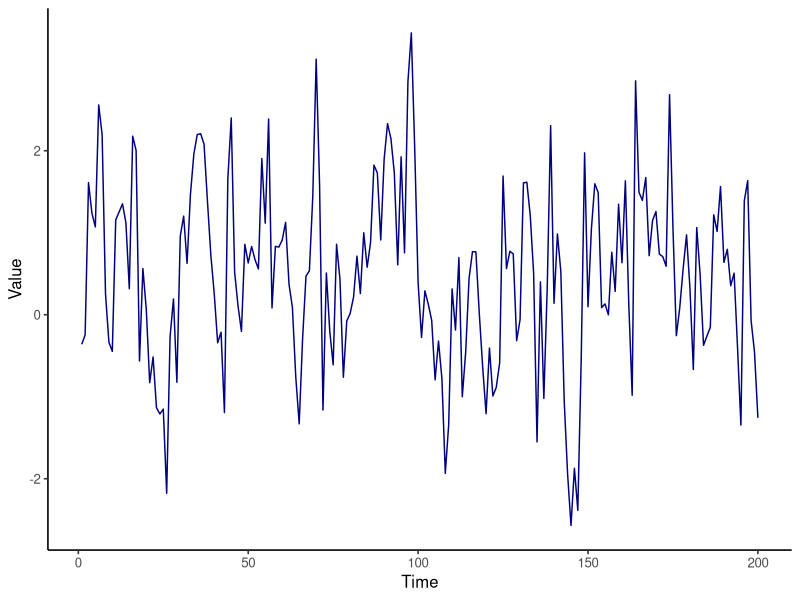
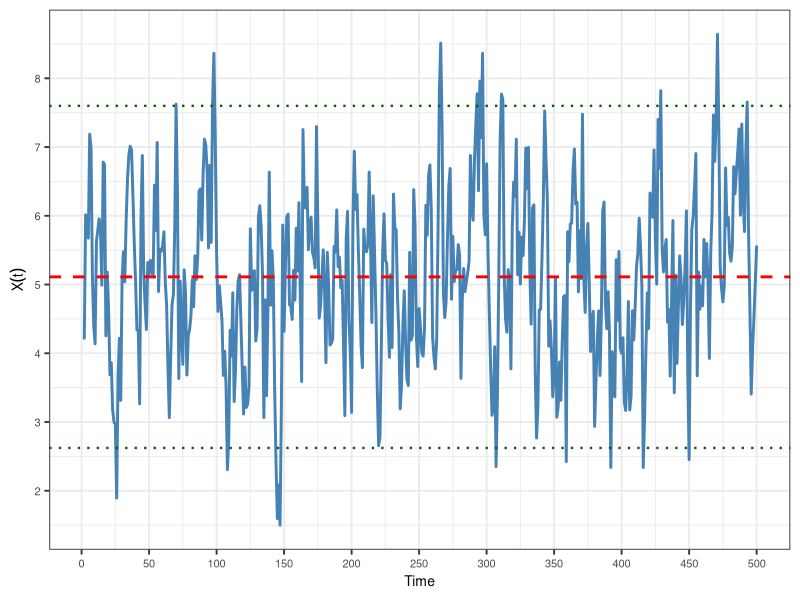
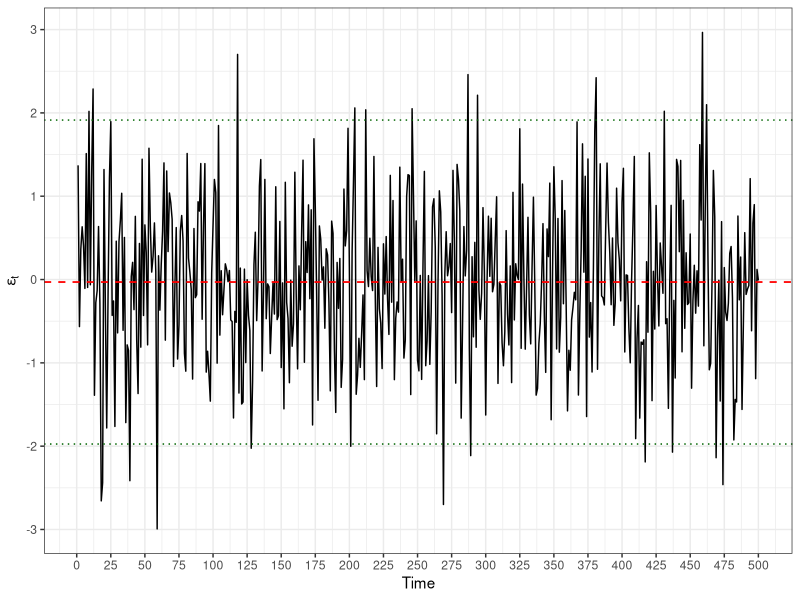

The R source for these figures, in order:
## ---- chunk 1
#| echo: false
#| include: false
#| warning: false
#| message: false
#| caption: "Simulated Stationary Time Series"
#| fig.cap: "A simulated stationary time series"
#| fig.width: 4
#| fig.height: 3
library(ggplot2)
set.seed(123)
n <- 100
library(ggplot2)  # Load required library
library(ggpubr)  # Load ggpubr for theme_classic2

# Function to generate a stationary time series
# y_t = c + \phi *y_{t-1} + \epsilon_t
ar1_time_series <- function(n, c, phi) {
  # Generate white noise
  epsilon <- rnorm(n, mean = 0, sd = 1)
  
  # Initialize the time series
  y <- numeric(n)
  y[1] <- c + epsilon[1]  # Initial value
  
  # Generate the time series
  for (t in 2:n) {
    y[t] <- c + phi * y[t - 1] + epsilon[t]
  }  # Added missing closing brace
  
  return(y)
}  # Fixed brace placement

# Define n before using it
n <- 200  # Add this line
c <- 0.2  # Constant term
phi <- 0.6  # Autoregressive coefficient

# Generate an AR(1) time series
data <- data.frame(
  time = 1:n,
  time_series = ar1_time_series(n, c, phi)
)

# Plot the time series using ggplot2
ggplot(data, aes(x = time, y = time_series)) +
  geom_line(color = "navy") +
  labs(
    x = "Time",
    y = "Value"
  ) +
  theme_classic2() +
  theme(plot.title = element_text(hjust = 0.5))

## ---- chunk 2
# Simulate a stationary AR(1) process
#| echo: false
set.seed(123)
n <- 500
phi <- 0.7
mu <- 5
sigma <- 1
x <- numeric(n)
x[1] <- rnorm(1, mean = mu, sd = sigma / sqrt(1 - phi^2))
for (t in 2:n) {
  x[t] <- mu + phi * (x[t-1] - mu) + rnorm(1, 0, sigma)
}
library(ggplot2)

mean_x <- mean(x)
sd_x <- sd(x)
upper_band <- mean_x + 2 * sd_x
lower_band <- mean_x - 2 * sd_x

ggplot(data.frame(Time = 1:n, Value = x), aes(Time, Value)) +
  geom_line(color = 'steelblue', linewidth = 1) +
  geom_hline(yintercept = mean_x, linetype = 'dashed', color = 'red', linewidth = 1) +
  geom_hline(yintercept = upper_band, linetype = 'dotted', color = 'darkgreen', linewidth = 0.8) +
  geom_hline(yintercept = lower_band, linetype = 'dotted', color = 'darkgreen', linewidth = 0.8) +
  labs(y = expression(X(t)), x = 'Time') +
  theme_bw(base_size = 14) +
  theme(
    axis.title.x = element_text(size = 10),
    axis.title.y = element_text(size = 10),
    axis.text.x = element_text(size = 8),
    axis.text.y = element_text(size = 8)
  ) +
  scale_x_continuous(breaks = seq(0, n, by = 50)) +
  scale_y_continuous(breaks = scales::pretty_breaks(n = 8))
## ---- chunk 3
set.seed(42)
n <- 500
wn <- rnorm(n, mean = 0, sd = 1)
library(ggplot2)

# compute summary lines
mean_wn <- mean(wn)
sd_wn <- sd(wn)
upper <- mean_wn + 2 * sd_wn
lower <- mean_wn - 2 * sd_wn

ggplot(data.frame(Time = 1:n, Value = wn), aes(x = Time, y = Value)) +
  geom_line(color = 'black') +
  geom_hline(yintercept = mean_wn, linetype = 'dashed', color = 'red', linewidth = 0.6) +
  geom_hline(yintercept = upper, linetype = 'dotted', color = 'darkgreen', linewidth = 0.5) +
  geom_hline(yintercept = lower, linetype = 'dotted', color = 'darkgreen', linewidth = 0.5) +
  labs(x = 'Time', y = expression(epsilon[t])) +
  scale_x_continuous(breaks = seq(0, n, by = 25)) +
  scale_y_continuous(breaks = seq(floor(min(wn)), ceiling(max(wn)), by = 1)) +
  theme_bw() +
  theme(plot.title = element_text(hjust = 0.5))
